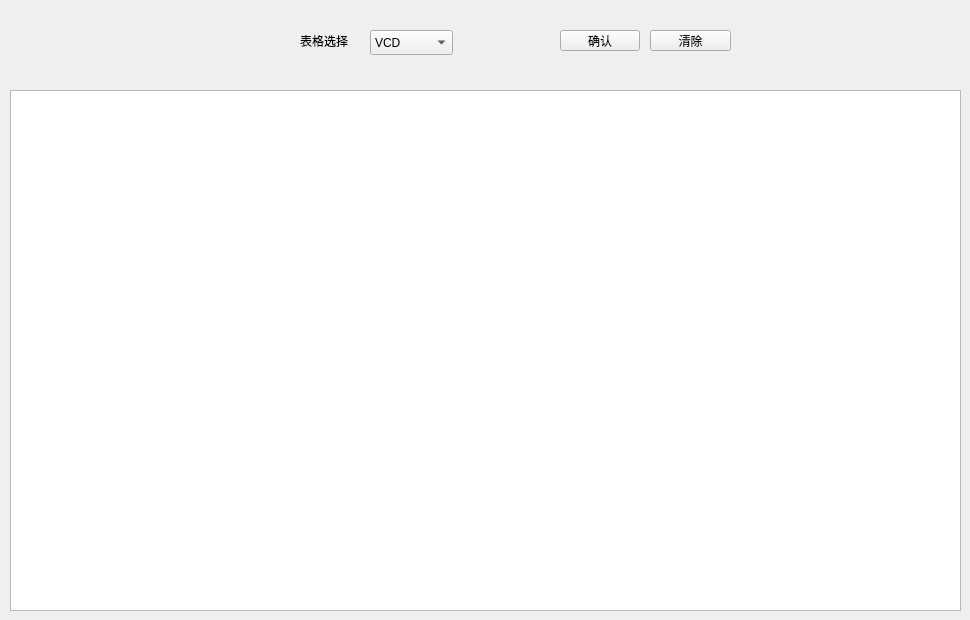
  <widget class="QWidget" name="tab2_check_data">
   <attribute name="title">
    <string>表格数据</string>
   </attribute>
   <widget class="QPushButton" name="tab2_pb_confirm">
    <property name="geometry">
     <rect>
      <x>560</x>
      <y>30</y>
      <width>80</width>
      <height>21</height>
     </rect>
    </property>
    <property name="text">
     <string>确认</string>
    </property>
   </widget>
   <widget class="QPushButton" name="tab2_pb_clear">
    <property name="geometry">
     <rect>
      <x>650</x>
      <y>30</y>
      <width>81</width>
      <height>21</height>
     </rect>
    </property>
    <property name="text">
     <string>清除</string>
    </property>
   </widget>
   <widget class="QComboBox" name="tab2_cb_tab_select">
    <property name="geometry">
     <rect>
      <x>370</x>
      <y>30</y>
      <width>83</width>
      <height>25</height>
     </rect>
    </property>
    <item>
     <property name="text">
      <string>VCD</string>
     </property>
    </item>
    <item>
     <property name="text">
      <string>USER</string>
     </property>
    </item>
    <item>
     <property name="text">
      <string>SUPPLIER</string>
     </property>
    </item>
    <item>
     <property name="text">
      <string>STOCK</string>
     </property>
    </item>
    <item>
     <property name="text">
      <string>VCD_RETURN</string>
     </property>
    </item>
    <item>
     <property name="text">
      <string>VCD_SALE</string>
     </property>
    </item>
    <item>
     <property name="text">
      <string>VCD_RENT</string>
     </property>
    </item>
    <item>
     <property name="text">
      <string>VCD_RETURN</string>
     </property>
    </item>
   </widget>
   <widget class="QLabel" name="tab2_lb_tb_select">
    <property name="geometry">
     <rect>
      <x>300</x>
      <y>20</y>
      <width>81</width>
      <height>41</height>
     </rect>
    </property>
    <property name="text">
     <string>表格选择</string>
    </property>
   </widget>
   <widget class="QTableWidget" name="tab2_tw_data">
    <property name="geometry">
     <rect>
      <x>10</x>
      <y>90</y>
      <width>951</width>
      <height>521</height>
     </rect>
    </property>
   </widget>
  </widget>
